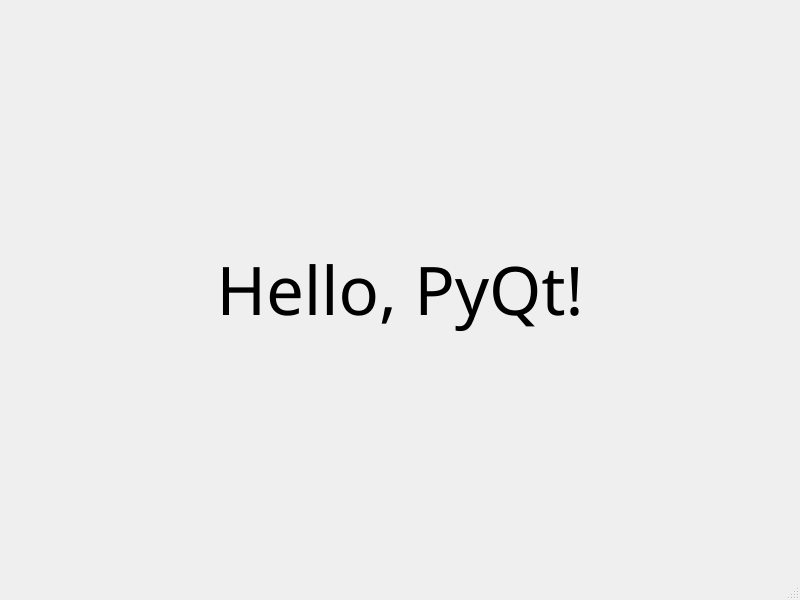
<?xml version="1.0" encoding="UTF-8"?>
<ui version="4.0">
 <class>MainWindow</class>
 <widget class="QMainWindow" name="MainWindow">
  <property name="geometry">
   <rect>
    <x>0</x>
    <y>0</y>
    <width>800</width>
    <height>600</height>
   </rect>
  </property>
  <property name="windowTitle">
   <string>MainWindow</string>
  </property>
  <widget class="QWidget" name="centralwidget">
   <layout class="QVBoxLayout" name="verticalLayout">
    <item>
     <widget class="QLabel" name="label">
      <property name="font">
       <font>
        <family>Source Code Pro ExtraLight</family>
        <pointsize>50</pointsize>
       </font>
      </property>
      <property name="text">
       <string>Hello, PyQt!</string>
      </property>
      <property name="alignment">
       <set>Qt::AlignCenter</set>
      </property>
     </widget>
    </item>
   </layout>
  </widget>
  <widget class="QMenuBar" name="menubar">
   <property name="geometry">
    <rect>
     <x>0</x>
     <y>0</y>
     <width>800</width>
     <height>25</height>
    </rect>
   </property>
  </widget>
  <widget class="QStatusBar" name="statusbar"/>
 </widget>
 <resources/>
 <connections/>
</ui>
